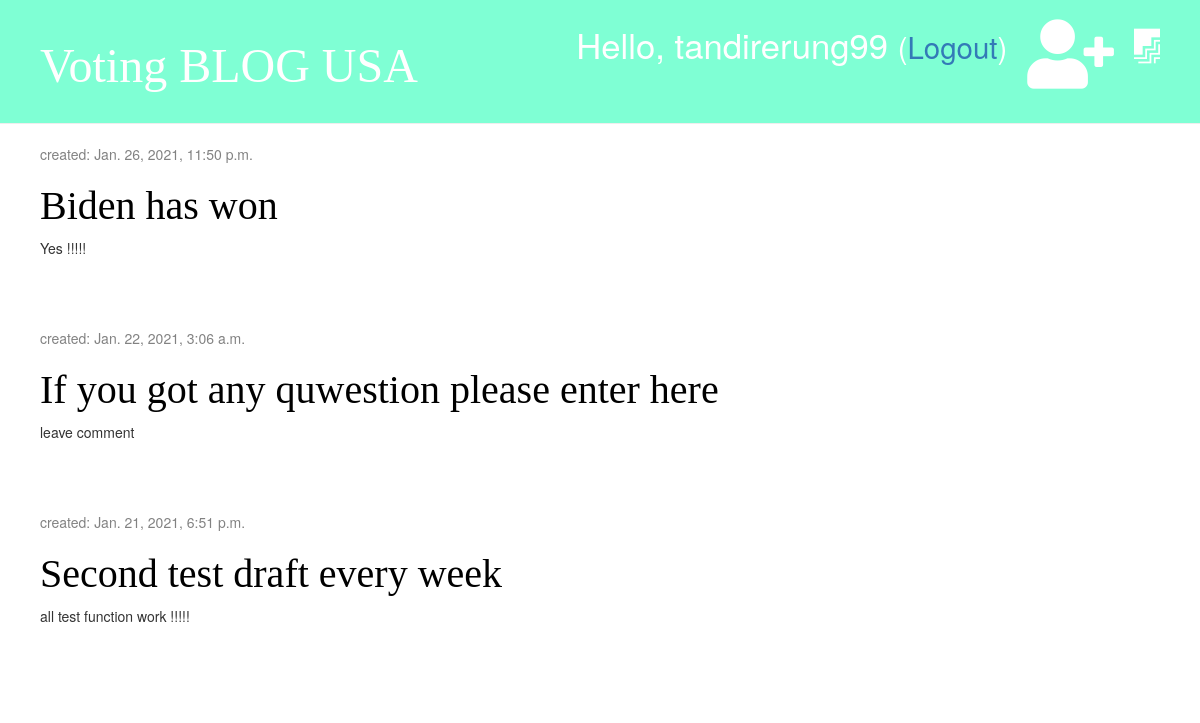
The page /drafts/ (signed in) on the database its author committed.
### blog/models.py (models this page shows, shortened)
class Post(models.Model):
    author = models.ForeignKey('auth.User', on_delete=models.CASCADE)
    title = models.CharField(max_length=288)
    text = models.TextField()
    created_date = models.DateTimeField(default=timezone.now)
    published_date = models.DateTimeField(blank=True, null=True)

### blog/views.py (the view)
# urls.py: path('drafts/', views.post_draft_list, name='post_draft_list'),
@login_required
def post_draft_list(request):  # show just list of stuff here nopk is needed
    posts = Post.objects.filter(published_date__isnull=True).order_by('-created_date')
    stuff_for_frontend = {'posts': posts}
    return render(request, 'blog/post_draft_list.html', stuff_for_frontend)

### blog/templates/blog/post_draft_list.html (shortened to what this page needs)
{% extends 'blog/Base.html' %}
{% block content %}
    {% for post in posts %}
        <div class="post">
                <p class="date"> created: {{post.created_date}}</p>
                <h1><a href="{%url 'post_detail' pk=post.pk %}">{{post.title}}</a></h1>
                <p>{{ post.text|truncatechars:50 }}</p>
        </div>
    {% endfor %}
{% endblock %}

### blog/templates/blog/Base.html (shortened to what this page needs)
{% load static %}
<!DOCTYPE html>
<html lang="en">
<head>
</head>
<body>
     <link rel="stylesheet" href="//maxcdn.bootstrapcdn.com/bootstrap/3.2.0/css/bootstrap.min.css">
     <link rel="stylesheet" href="{% static 'css/blog.css' %}">
     <link rel="stylesheet" href="https://use.fontawesome.com/releases/v5.15.2/css/all.css">
     <link rel="stylesheet" href="https://use.fontawesome.com/releases/v5.15.2/css/v4-shims.css"
>
     <link rel="stylesheet" href="{%static 'css/zenburn.css' %}">
<div class="page-header">
    {% if user.is_authenticated %}
        <a href="{%url 'post_draft_list' %}" class="top-menu"><i class="fab fa-firstdraft" aria-hidden="true"></i></a>
        <a href="{%url 'post_new' %}" class="top-menu"> <i class="fa fa-user-plus fa-2x"  aria-hidden="true" ></i></a>
        <p class="top-menu">Hello, {{ user.username }} <small>(<a href="{%url 'logout' %}">Logout</a>)</small></p>
    <h1><a href="{% url 'post_list' %}">Voting BLOG USA </a></h1>
</div>
<div class="content container">
    <div class="row">
         <div class="col-md-8">
             {% block content %}
             {% endblock %}
         </div>
    </div>
</div>
</body>
</html>

### blog/static/css/blog.css (style rules this page uses)
.page-header { background-color: aquamarine; margin-top: 0; padding: 20px 20px 20px 40px; }
.page-header h1, .page-header h1 a { color: #ffffff; font-size: 36pt; text-decoration: none; }
.content { margin-left: 25px; }
h1,h2,h3,h4 { font-family: 'Tangerine', 'Inconsolate', 'Droid Sans', serif; font-size: 40px; }
.date { color: #828282; }
.post { margin-bottom:70px; }
.post h1 a { color: #000000; }
.top-menu, .top-menu:hover { color: #ffffff; float: right; font-size: 26pt; margin-right: 20px; }

### rows shown on the page
Post: created_date "Jan. 26, 2021, 11:50 p.m.", title "Biden has won", text "Yes !!!!!"
Post: created_date "Jan. 22, 2021, 3:06 a.m.", title "If you got any quwestion please enter here", text "leave comment"
Post: created_date "Jan. 21, 2021, 6:51 p.m.", title "Second test draft every week", text "all test function work !!!!!"

### other values the page prints
{{ user.username }} "tandirerung99"
